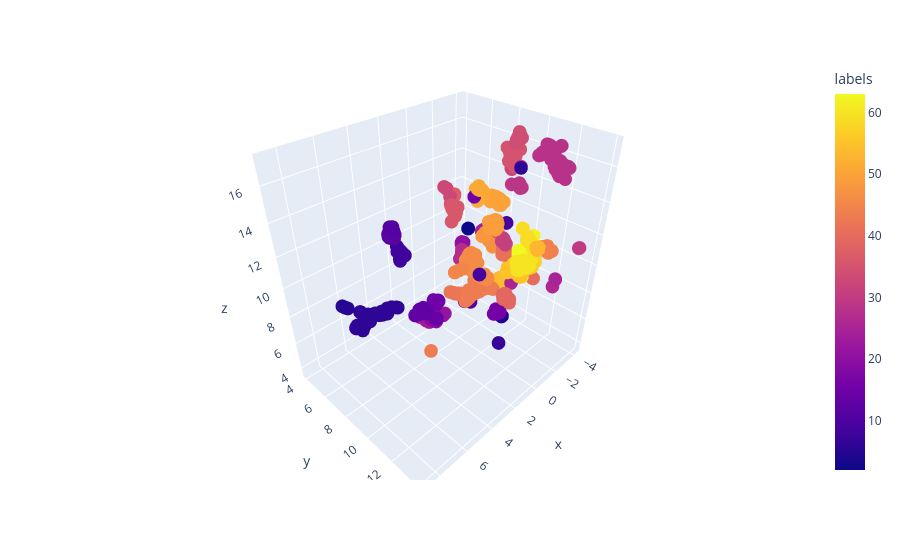

The notebook cell saved with this chart:
### Markdown cell above
## Visualization

Put everything together and visualize the clusters + their corresponding topic

### Code cell
# create topic data to figure out which topics are assigned to each sentence 
docs_topic = docs_df.merge(topic_sizes, on=['Topic'])
topic_data = pd.concat([df_dict, docs_topic], axis=1)

df_all = visualize_clusters_interactive(embeddings=embeddings, topic_data=topic_data, cluster=cluster, n_components=3)

### Figure 1 — Plotly figure (JSON) as saved in the notebook; plotly's stock layout.template omitted (floating-point values rounded to 4 significant figures; data arrays with more than 128 entries replaced by an {"elided": "..."} marker saying what was removed)
{"data": [{"customdata": {"elided": "2460x3 mixed values"}, "hovertemplate": "x=%{x}<br>y=%{y}<br>z=%{z}<br>datadic=%{customdata[0]}<br>questions=%{customdata[1]}<br>Topic=%{customdata[2]}<br>labels=%{marker.color}<extra></extra>", "legendgroup": "", "marker": {"color": {"elided": "2460 int values"}, "coloraxis": "coloraxis", "symbol": "circle"}, "mode": "markers", "name": "", "scene": "scene", "showlegend": false, "type": "scatter3d", "x": {"elided": "2460 float values"}, "y": {"elided": "2460 float values"}, "z": {"elided": "2460 float values"}}], "layout": {"coloraxis": {"colorbar": {"title": {"text": "labels"}}, "colorscale": [[0, "#0d0887"], [0.1111, "#46039f"], [0.2222, "#7201a8"], [0.3333, "#9c179e"], [0.4444, "#bd3786"], [0.5556, "#d8576b"], [0.6667, "#ed7953"], [0.7778, "#fb9f3a"], [0.8889, "#fdca26"], [1, "#f0f921"]]}, "legend": {"tracegroupgap": 0}, "margin": {"t": 60}, "scene": {"domain": {"x": [0, 1], "y": [0, 1]}, "xaxis": {"title": {"text": "x"}}, "yaxis": {"title": {"text": "y"}}, "zaxis": {"title": {"text": "z"}}}}}
